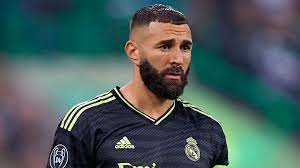
#> input picture benzema.png, 300 x 168 px
$ python '7.c operasi geometri (penskalaan citra).py'
#> lines starting #> are read from the running program, lines starting #| are printed output that depends on the picture
#> further down, img is the input picture: shape (168, 300, 3); mean B, G, R 91.9, 90.8, 72.5
import numpy as np
import cv2 as cv
from scipy.ndimage import zoom


def clipped_zoom(img, zoom_factor):

#> called with zoom_factor = 2
    h, w = img.shape[:2]
#> h = 168; w = 300

    zoom_tuple = (zoom_factor, ) * 2 + (1,) * (img.ndim - 2)
#> zoom_tuple = (2, 2, 1)

    # Zoom out
    if zoom_factor < 1:

        # Menetapkan box region zoom gambar
        zh = int(np.round(h * zoom_factor))
        zw = int(np.round(w * zoom_factor))
        top = (h - zh) // 2
        left = (w - zw) // 2

        # Menghapus piksel padding
        out = np.zeros_like(img)
        out[top:top+zh, left:left+zw] = zoom(img, zoom_tuple, )

    # Zoom in
    elif zoom_factor > 1:

        # Menetapkan box region zoom gambar
        zh = int(np.round(h / zoom_factor))
#> zh = 84
        zw = int(np.round(w / zoom_factor))
#> zw = 150
        top = (h - zh) // 2
#> top = 42
        left = (w - zw) // 2
#> left = 75

        out = zoom(img[top:top+zh, left:left+zw], zoom_tuple, )
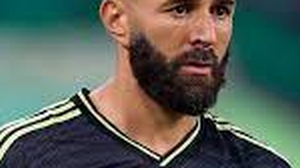
#> out: shape (168, 300, 3); mean B, G, R 89.2, 97.5, 89.2

        # Menghapus piksel tambahan
        trim_top = ((out.shape[0] - h) // 2)
#> trim_top = 0
        trim_left = ((out.shape[1] - w) // 2)
#> trim_left = 0
        out = out[trim_top:trim_top+h, trim_left:trim_left+w]

    else:
        out = img

    return out


img = cv.imread('benzema.png')
cv.imshow("original", img)
cv.imshow("result", clipped_zoom(img, 2, ))
cv.waitKey(0)
cv.destroyAllWindows()
